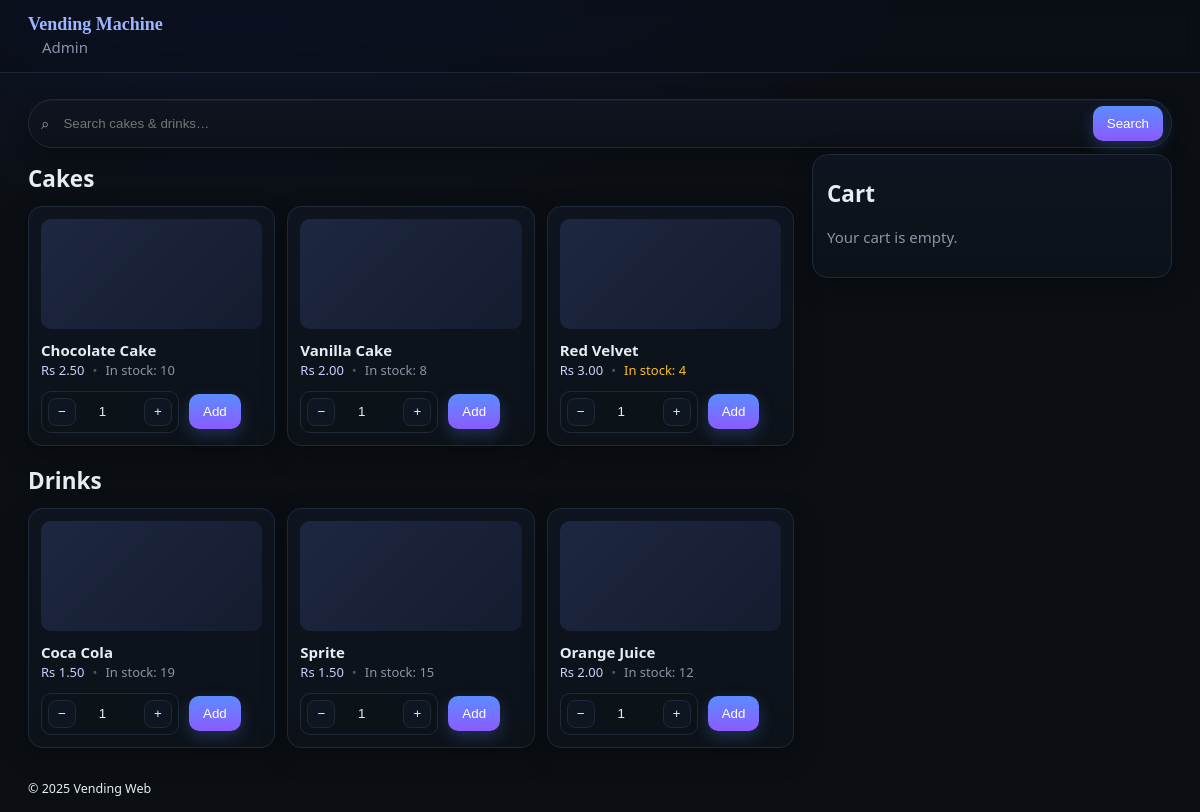
The page / on the database its author committed.
### tables this page shows
CREATE TABLE products (
  id INT PRIMARY KEY,
  name VARCHAR(100) NOT NULL,
  price DECIMAL(10,2) NOT NULL,
  quantity INT NOT NULL,
  type VARCHAR(10) NOT NULL
);

### app.py (the view)
@app.get("/")
def index():
    q = (request.args.get("q") or "").lower().strip()
    cakes = [p for p in get_products_by_type("cake") if q in p["name"].lower()]
    drinks = [p for p in get_products_by_type("drink") if q in p["name"].lower()]
    cart = get_cart()
    total = sum(int(v["qty"])*float(v["price"]) for v in cart.values())
    return render_template("index.html", cakes=cakes, drinks=drinks, cart=cart, total=total, query=q)

### app.py (called while the page is built)
def get_cart():
    return session.setdefault("cart", {})

### db.py (called while the page is built)
def get_products_by_type(ptype):
    with engine.begin() as conn:
        res = conn.execute(text("SELECT id,name,price,quantity,type FROM products WHERE type = :t ORDER BY id"),
                           {"t": ptype}).all()
        return [dict(r._mapping) for r in res]

### templates/index.html (shortened to what this page needs)
{% extends "base.html" %}
{% block content %}
<div class="topbar">
  <form method="get" action="{{ url_for('index') }}" class="search search-pill">
    <span class="search-icon">⌕</span>
    <input name="q" placeholder="Search cakes & drinks…" value="{{ query or '' }}">
    <button type="submit" class="btn">Search</button>
  </form>
</div>
<div class="twocol">
  <section class="catalog">
    <h2 class="section-title">Cakes</h2>
    <div class="grid cards-ghost">
      {% for p in cakes %}
      <div class="card lift">
        <div class="thumb shimmer" aria-hidden="true"></div>
        <div class="info">
          <div class="name">{{ p.name }}</div>
          <div class="meta">
            <span class="price">Rs {{ '%.2f'|format(p.price) }}</span>
            <span class="dot">•</span>
            <span class="stock {{ 'low' if p.quantity < 5 else '' }}">In stock: {{ p.quantity }}</span>
          </div>
        </div>
        <form method="post" action="{{ url_for('add') }}" class="actions">
          <div class="qty">
            <button type="button" class="step" onclick="this.nextElementSibling.stepDown();this.nextElementSibling.dispatchEvent(new Event('change'))">−</button>
            <input type="number" name="qty" min="1" max="{{ p.quantity }}" value="1">
            <button type="button" class="step" onclick="this.previousElementSibling.stepUp();this.previousElementSibling.dispatchEvent(new Event('change'))">+</button>
          </div>
          <button type="submit" class="btn primary">Add</button>
        </form>
      </div>
      {% else %}
        <p class="muted">No cakes.</p>
      {% endfor %}
    </div>
    <h2 class="section-title mt">Drinks</h2>
    <div class="grid cards-ghost">
      {% for p in drinks %}
      <div class="card lift">
        <div class="thumb shimmer" aria-hidden="true"></div>
        <div class="info">
          <div class="name">{{ p.name }}</div>
          <div class="meta">
            <span class="price">Rs {{ '%.2f'|format(p.price) }}</span>
            <span class="dot">•</span>
            <span class="stock {{ 'low' if p.quantity < 5 else '' }}">In stock: {{ p.quantity }}</span>
          </div>
        </div>
        <form method="post" action="{{ url_for('add') }}" class="actions">
          <div class="qty">
            <button type="button" class="step" onclick="this.nextElementSibling.stepDown();this.nextElementSibling.dispatchEvent(new Event('change'))">−</button>
            <input type="number" name="qty" min="1" max="{{ p.quantity }}" value="1">
            <button type="button" class="step" onclick="this.previousElementSibling.stepUp();this.previousElementSibling.dispatchEvent(new Event('change'))">+</button>
          </div>
          <button type="submit" class="btn primary">Add</button>
        </form>
      </div>
      {% else %}
        <p class="muted">No drinks.</p>
      {% endfor %}
    </div>
  </section>
  <aside class="cart-panel">
    <h2 class="section-title">Cart</h2>
    {% if cart %}
      <div class="cart-list">
        {% for pid, it in cart.items() %}
        <div class="cart-row">
          <div class="cart-main">
            <div class="cart-name">{{ it.name }}</div>
            <div class="cart-sub">Rs {{ '%.2f'|format(it.price) }} × {{ it.qty }}</div>
          </div>
          <div class="cart-actions">
            <div class="cart-line">Rs {{ '%.2f'|format(it.qty * it.price) }}</div>
            <form method="post" action="{{ url_for('remove') }}">
              <input type="hidden" name="pid" value="{{ pid }}">
              <button class="link danger">Remove</button>
            </form>
          </div>
        </div>
        {% endfor %}
      </div>
      <div class="cart-total">
        <span>Total</span>
        <strong>Rs {{ '%.2f'|format(total) }}</strong>
      </div>
      <details class="denoms modern" open>
        <summary>Insert Money</summary>
        <form method="post" action="{{ url_for('checkout') }}" class="denoms-form">
          <div class="cols">
            <div class="denom-col">
              <h4>Notes</h4>
              {% for d in [2000,1000,500,200,100,50,25] %}
                <label><span>Rs {{ d }}</span><input type="number" name="note_{{ d }}" min="0" value="0"></label>
              {% endfor %}
            </div>
            <div class="denom-col">
              <h4>Coins</h4>
              {% for d in [20,10,5,1] %}
                <label><span>Rs {{ d }}</span><input type="number" name="coin_{{ d }}" min="0" value="0"></label>
              {% endfor %}
            </div>
          </div>
          <button type="submit" class="btn primary wide">Pay & Checkout</button>
        </form>
      </details>
      <form method="post" action="{{ url_for('clear') }}" class="mt-sm">
        <button class="btn ghost wide" type="submit">Clear cart</button>
      </form>
    {% else %}
      <p class="muted">Your cart is empty.</p>
    {% endif %}
  </aside>
</div>
{% endblock %}

### templates/base.html (shortened to what this page needs)
<!doctype html>
<html lang="en">
<head>
  <link rel="stylesheet" href="{{ url_for('static', filename='style.css', v=7) }}">
</head>
<body>
  <header>
    <div class="container">
      <h1><a href="{{ url_for('index') }}">Vending Machine</a></h1>
      <nav>
        <a href="{{ url_for('admin_inventory') }}">Admin</a>
      </nav>
    </div>
  </header>
  <main class="container">
    {% block content %}{% endblock %}
  </main>
  <footer><div class="container"><small>© 2025 Vending Web</small></div></footer>
</body>
</html>

### static/style.css (style rules this page uses)
:root { --bg:#0b0f14; --panel:#0f1520; --card:#111827; --line:#1f2937; --fg:#e6edf3; --muted:#8b95a5; --accent:#5b8cff; --accent-2:#8b5bff; --danger:#ff5b6b; --shadow: 0 8px 24px rgba(0,0,0,.35); }
* { box-sizing:border-box }
html,body { height:100% }
body { margin:0; background:radial-gradient(1200px 500px at 20% -10%,#0f1730 0,#0b0f14 60%,#0b0f14 100%); color:var(--fg); font:15px/1.5 ui-sans-serif,system-ui,Segoe UI,Arial; }
a { color:#9db6ff;text-decoration:none }
.container { max-width:1180px;margin:0 auto;padding:14px 18px }
header { position:sticky; top:0; z-index:10; backdrop-filter:saturate(140%) blur(8px); background:rgba(10,14,22,.6); border-bottom:1px solid var(--line) }
h1 { margin:0;font:600 18px/1.2 ui-sans-serif }
nav a { margin-left:14px;color:var(--muted) }
.topbar { margin:12px 0 6px }
.search-pill { display:flex; gap:10px; align-items:center; background:linear-gradient(180deg,#0f1420,#0c1118); border:1px solid var(--line); border-radius:999px; padding:6px 8px 6px 12px; box-shadow: inset 0 1px 0 rgba(255,255,255,.04), 0 8px 20px rgba(0,0,0,.25); }
.search-pill .search-icon { opacity:.65 }
.search-pill input { flex:1; background:transparent; color:var(--fg); border:0; outline:0; padding:8px 4px }
.btn { background:linear-gradient(180deg, var(--accent), var(--accent-2)); border:0; color:#fff; padding:10px 14px; border-radius:10px; cursor:pointer; box-shadow:0 6px 16px rgba(91,140,255,.25); transition:transform .12s ease,filter .12s ease }
.btn.primary { background:linear-gradient(180deg, var(--accent), var(--accent-2)) }
.twocol { display:grid; grid-template-columns:1fr 360px; gap:18px }
.section-title { margin:8px 0 10px;font-weight:700 }
.mt { margin-top:18px }
.grid { display:grid;grid-template-columns:repeat(3,1fr);gap:12px }
.card { background:linear-gradient(180deg,#0f1520,#0c1218); border:1px solid var(--line); border-radius:14px; padding:12px; display:flex; flex-direction:column; gap:10px; box-shadow:var(--shadow); position:relative }
.lift { transition:transform .12s ease, box-shadow .12s ease }
.thumb { height:110px; border-radius:10px; background:linear-gradient(135deg,#1d2740,#0f1525) }
.shimmer { background-size:200% 100%; animation:shimmer 2.2s linear infinite }
.name { font-weight:700 }
.meta { color:var(--muted);font-size:13px;display:flex;gap:8px;align-items:center }
.meta .price { color:#c7d2fe }
.stock.low { color:#fbbf24 }
.dot { opacity:.5 }
.actions { display:flex; align-items:center; gap:10px }
.qty { display:flex; align-items:center; gap:6px; background:#0b1218; border:1px solid var(--line); padding:6px; border-radius:10px }
.qty input { width:56px; background:transparent; color:var(--fg); border:0; text-align:center; outline:0 }
.step { width:28px;height:28px;border-radius:8px;border:1px solid var(--line);background:#0e1622;color:var(--fg);cursor:pointer }
.cart-panel { position:sticky; top:78px; align-self:start; background:linear-gradient(180deg,#0f1520,#0c1218); border:1px solid var(--line); border-radius:16px; padding:14px; box-shadow:var(--shadow) }
.muted { color:var(--muted) }

### rows shown on the page
products: name "Chocolate Cake", price "2.50", quantity "10"
products: name "Vanilla Cake", price "2.00", quantity "8"
products: name "Red Velvet", price "3.00", quantity "4"
products: name "Coca Cola", price "1.50", quantity "19"
products: name "Sprite", price "1.50", quantity "15"
products: name "Orange Juice", price "2.00", quantity "12"
